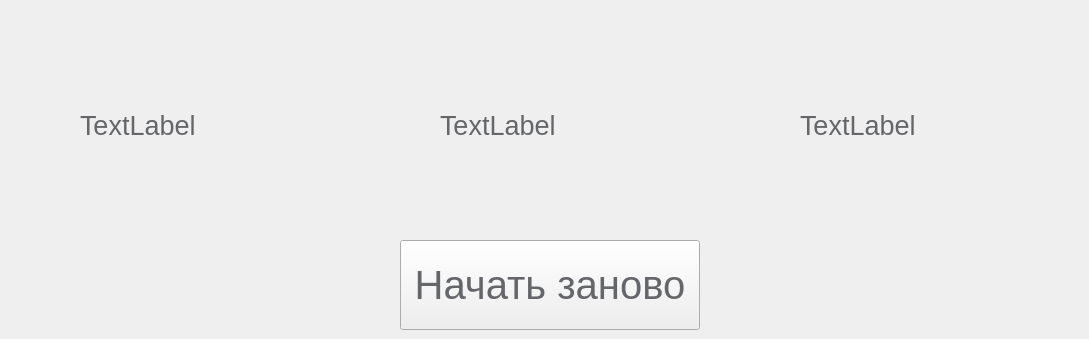
    <widget class="QWidget" name="End_page">
     <widget class="QLabel" name="labelSpeed">
      <property name="geometry">
       <rect>
        <x>80</x>
        <y>80</y>
        <width>280</width>
        <height>91</height>
       </rect>
      </property>
      <property name="sizePolicy">
       <sizepolicy hsizetype="Ignored" vsizetype="Ignored">
        <horstretch>0</horstretch>
        <verstretch>0</verstretch>
       </sizepolicy>
      </property>
      <property name="font">
       <font>
        <family>Microsoft Sans Serif</family>
        <pointsize>20</pointsize>
       </font>
      </property>
      <property name="styleSheet">
       <string notr="true">color: rgb(100, 102, 105);
</string>
      </property>
      <property name="text">
       <string>TextLabel</string>
      </property>
     </widget>
     <widget class="QLabel" name="labelAccuracy">
      <property name="geometry">
       <rect>
        <x>440</x>
        <y>80</y>
        <width>280</width>
        <height>91</height>
       </rect>
      </property>
      <property name="font">
       <font>
        <family>Microsoft Sans Serif</family>
        <pointsize>20</pointsize>
       </font>
      </property>
      <property name="styleSheet">
       <string notr="true">color: rgb(100, 102, 105);
</string>
      </property>
      <property name="text">
       <string>TextLabel</string>
      </property>
     </widget>
     <widget class="QLabel" name="labelTime">
      <property name="geometry">
       <rect>
        <x>800</x>
        <y>80</y>
        <width>280</width>
        <height>91</height>
       </rect>
      </property>
      <property name="font">
       <font>
        <family>Microsoft Sans Serif</family>
        <pointsize>20</pointsize>
       </font>
      </property>
      <property name="styleSheet">
       <string notr="true">color: rgb(100, 102, 105);
</string>
      </property>
      <property name="text">
       <string>TextLabel</string>
      </property>
     </widget>
     <widget class="QPushButton" name="Button_Restart">
      <property name="geometry">
       <rect>
        <x>400</x>
        <y>240</y>
        <width>300</width>
        <height>90</height>
       </rect>
      </property>
      <property name="sizePolicy">
       <sizepolicy hsizetype="Minimum" vsizetype="Fixed">
        <horstretch>0</horstretch>
        <verstretch>0</verstretch>
       </sizepolicy>
      </property>
      <property name="baseSize">
       <size>
        <width>0</width>
        <height>0</height>
       </size>
      </property>
      <property name="font">
       <font>
        <family>Microsoft Sans Serif</family>
        <pointsize>30</pointsize>
       </font>
      </property>
      <property name="styleSheet">
       <string notr="true">color: rgb(100, 102, 105);
</string>
      </property>
      <property name="inputMethodHints">
       <set>Qt::ImhNone</set>
      </property>
      <property name="text">
       <string>Начать заново</string>
      </property>
      <property name="autoDefault">
       <bool>false</bool>
      </property>
      <property name="default">
       <bool>false</bool>
      </property>
      <property name="flat">
       <bool>false</bool>
      </property>
     </widget>
    </widget>
